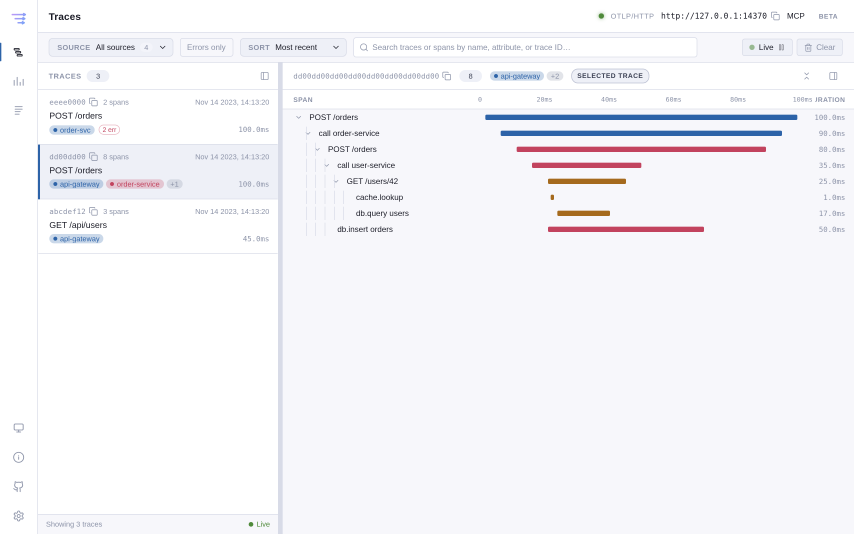
#> input picture docs/assets/demo-frames/01-traces.png, 2560 x 1600 px (shown at 1/3 size)
$ python build-readme-demo.py
#> lines starting #> are read from the running program, lines starting #| are printed output that depends on the picture
#!/usr/bin/env python3
"""Build the README demo GIF from privacy-reviewed synthetic screenshots."""

from pathlib import Path
import subprocess
import tempfile
from PIL import Image, ImageDraw, ImageFont

ROOT = Path(__file__).resolve().parents[1]
SOURCE = ROOT / "docs" / "assets" / "demo-frames"
OUTPUT = ROOT / "docs" / "assets" / "otelux-demo-v2.gif"
SCENES = [
    ("01-traces.png", "Follow a request across services"),
    ("02-span-detail.png", "Drill into every span"),
    ("03-logs.png", "Search logs with trace context"),
    ("04-metrics.png", "Explore metric series locally"),
]


def annotate(source: Path, output: Path, label: str) -> None:
#> called with label = 'Follow a request across services'
    image = Image.open(source).convert("RGBA")
    overlay = Image.new("RGBA", image.size, (0, 0, 0, 0))
#> overlay: PIL image 2560x1600 RGBA; every value is 0
    draw = ImageDraw.Draw(overlay)
    scale = image.width / 1280
#> scale = 2
    face = ImageFont.truetype(
        "/usr/share/fonts/truetype/dejavu/DejaVuSans-Bold.ttf", round(28 * scale)
    )
    bounds = draw.textbbox((0, 0), label, font=face)
#> bounds = (0, 9, 1025, 64)
    text_width = bounds[2] - bounds[0]
#> text_width = 1025
    x = (image.width - text_width) // 2
#> x = 767
    y = image.height - round(78 * scale)
#> y = 1444
    draw.rounded_rectangle(
        (
            x - round(28 * scale),
            y - round(14 * scale),
            x + text_width + round(28 * scale),
            y + round(48 * scale),
        ),
        radius=round(22 * scale),
        fill=(22, 25, 38, 224),
        outline=(122, 162, 247, 235),
        width=round(2 * scale),
    )
    draw.text((x, y), label, font=face, fill=(246, 248, 255, 255))
    Image.alpha_composite(image, overlay).convert("RGB").save(output, optimize=True)
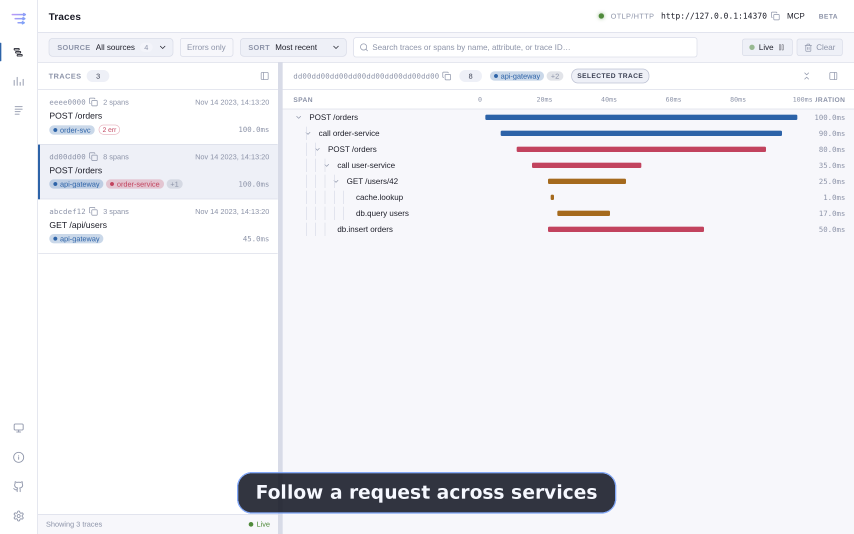
#> saved as scene-0.png: PIL image 2560x1600 RGB (shown at 1/3 size); mean R, G, B 239.7, 239.6, 243.5


def main() -> None:
    missing = [name for name, _ in SCENES if not (SOURCE / name).is_file()]
    if missing:
        raise SystemExit(f"missing demo frames: {', '.join(missing)}")

    with tempfile.TemporaryDirectory() as temporary:
        temp = Path(temporary)
        annotated = []
        for index, (name, label) in enumerate(SCENES):
            path = temp / f"scene-{index}.png"
            annotate(SOURCE / name, path, label)
            annotated.append(path)
#> pass 2 of the loop in main, `for index, (name, label) in enumerate(SCENES):`:
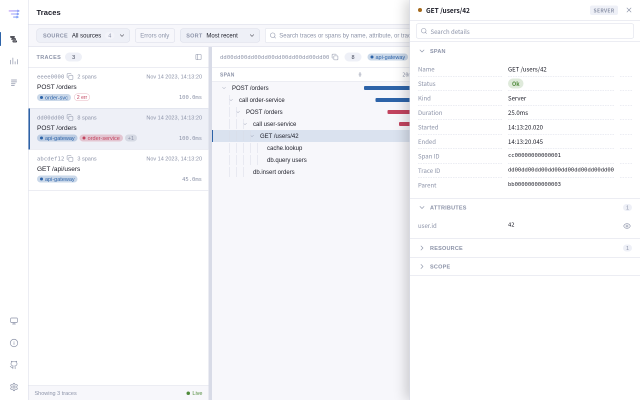
#> input picture docs/assets/demo-frames/02-span-detail.png, 1280 x 800 px (shown at 1/2 size)
#> image: PIL image 1280x800 RGBA
#> overlay: PIL image 1280x800 RGBA; every value is 0
#> bounds = (0, 5, 321, 32)
#> text_width = 321
#> x = 479
#> in annotate (call 2), `Image.alpha_composite(image, overlay).convert("RGB").save(output, opti..`:
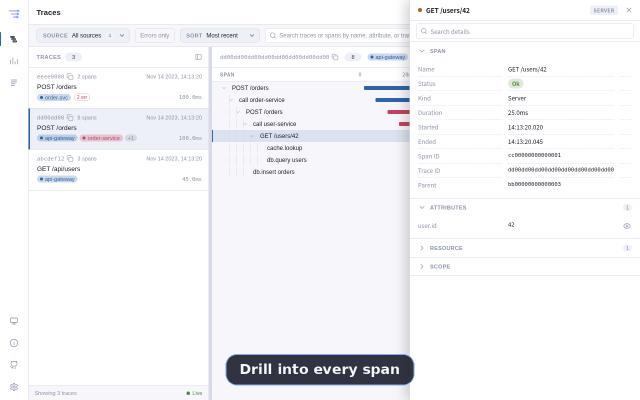
#> saved as scene-1.png: PIL image 1280x800 RGB (shown at 1/2 size); mean R, G, B 244.4, 244.8, 247.1
#> pass 3 of the loop in main, `for index, (name, label) in enumerate(SCENES):`:
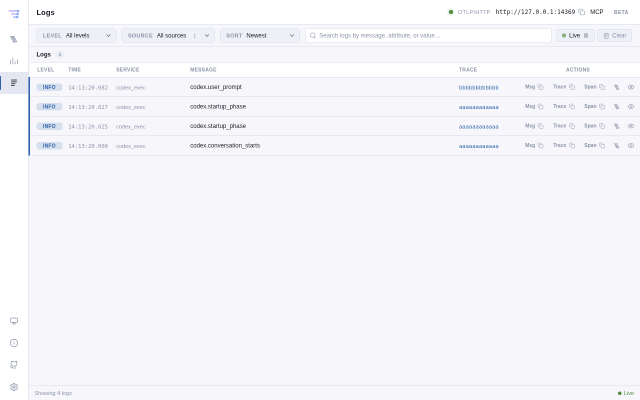
#> input picture docs/assets/demo-frames/03-logs.png, 1280 x 800 px (shown at 1/2 size)
#> bounds = (0, 5, 483, 32)
#> text_width = 483
#> x = 398
#> in annotate (call 3), `Image.alpha_composite(image, overlay).convert("RGB").save(output, opti..`:
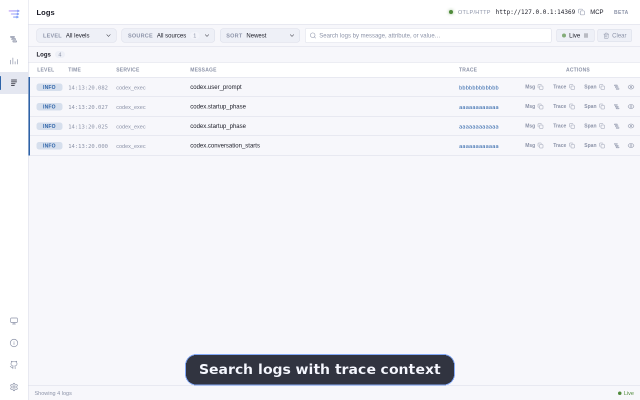
#> saved as scene-2.png: PIL image 1280x800 RGB (shown at 1/2 size); mean R, G, B 240.4, 240.8, 245
#> the loop made 4 passes; the first 3 are shown

        # Repeat the first scene so the infinite GIF loop fades smoothly back
        # to its beginning. Ten FPS keeps text sharp without excessive size.
        inputs = []
#> inputs = []
        for path in [*annotated, annotated[0]]:
            inputs.extend(["-loop", "1", "-t", "2.8", "-i", str(path)])
        filters = (
            "[0:v]fps=10,format=rgba[v0];"
            "[1:v]fps=10,format=rgba[v1];"
            "[2:v]fps=10,format=rgba[v2];"
            "[3:v]fps=10,format=rgba[v3];"
            "[4:v]fps=10,format=rgba[v4];"
            "[v0][v1]xfade=transition=fade:duration=0.35:offset=2.45[x1];"
            "[x1][v2]xfade=transition=fade:duration=0.35:offset=4.90[x2];"
            "[x2][v3]xfade=transition=fade:duration=0.35:offset=7.35[x3];"
            "[x3][v4]xfade=transition=fade:duration=0.35:offset=9.80,"
            "scale=1280:800:flags=lanczos,split[s0][s1];"
            "[s0]palettegen=stats_mode=full[p];"
            "[s1][p]paletteuse=dither=none:diff_mode=rectangle[out]"
        )
        subprocess.run(
            [
                "ffmpeg",
                "-hide_banner",
                "-loglevel",
                "error",
                "-y",
                *inputs,
                "-filter_complex",
                filters,
                "-map",
                "[out]",
                "-t",
                "12.25",
                "-loop",
                "0",
                str(OUTPUT),
            ],
            check=True,
        )
#> (this line was passed over: subprocess is not available in this run)
    print(f"wrote {OUTPUT}")


if __name__ == "__main__":
    main()
